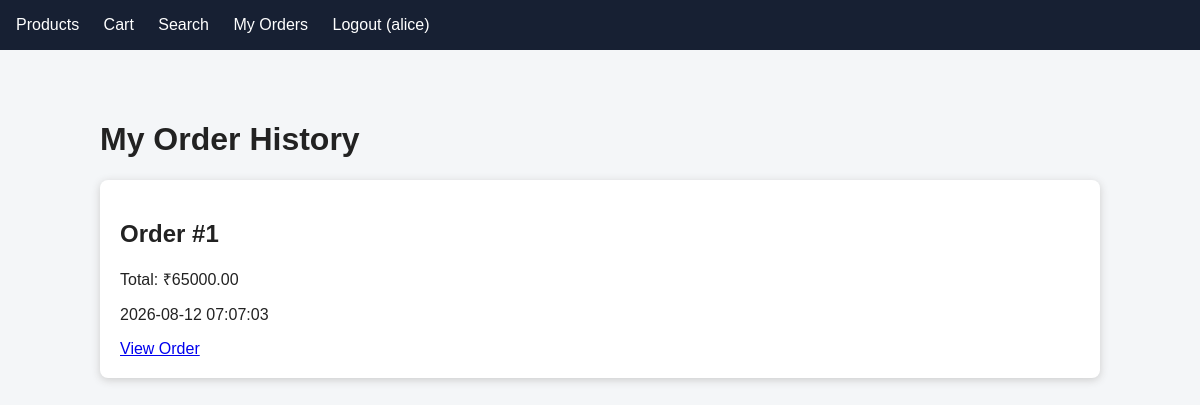
/orders (signed in), run on the app's committed database.
### tables this page shows
CREATE TABLE users (
    id INTEGER PRIMARY KEY AUTOINCREMENT,
    username TEXT UNIQUE NOT NULL,
    password_hash TEXT NOT NULL
);

CREATE TABLE orders (
    id INTEGER PRIMARY KEY AUTOINCREMENT,
    user_id INTEGER NOT NULL,
    total REAL NOT NULL CHECK(total >= 0),
    created_at TIMESTAMP DEFAULT CURRENT_TIMESTAMP,
    FOREIGN KEY(user_id) REFERENCES users(id)
);

### secure_application/src/app.py (the view)
@app.route("/orders")
@login_required
def orders():
    orders_data = get_db().execute(
        """
        SELECT id, total, created_at
        FROM orders
        WHERE user_id = ?
        ORDER BY id DESC
        """,
        (g.user["id"],),
    ).fetchall()
    return render_template(
        "orders.html",
        orders=orders_data,
    )

### secure_application/src/app.py (called while the page is built)
def get_db():
    if "db" not in g:
        g.db = sqlite3.connect(app.config["DATABASE"])
        g.db.row_factory = sqlite3.Row
    return g.db

@app.before_request
def load_user():
    user_id = session.get("user_id")
    if user_id is None:
        g.user = None
    else:
        g.user = get_db().execute(
            "SELECT id, username FROM users WHERE id = ?",
            (user_id,),
        ).fetchone()

def login_required(view):
    @wraps(view)
    def wrapped_view(*args, **kwargs):
        if g.user is None:
            return redirect(url_for("login"))
        return view(*args, **kwargs)
    return wrapped_view

### secure_application/src/templates/orders.html
{% extends "base.html" %}
{% block content %}
<h1>My Order History</h1>
{% if orders %}
{% for order in orders %}
<div class="card">
    <h2>Order #{{ order.id }}</h2>
    <p>Total: ₹{{ "%.2f"|format(order.total) }}</p>
    <p>{{ order.created_at }}</p>
    <a href="{{ url_for('order_detail', order_id=order.id) }}">
        View Order
    </a>
</div>
{% endfor %}
{% else %}
<p>No orders yet.</p>
{% endif %}
{% endblock %}

### secure_application/src/templates/base.html (shortened to what this page needs)
<!doctype html>
<html lang="en">
<head>
</head>
<body>
<nav>
    <a href="{{ url_for('index') }}">Products</a>
    <a href="{{ url_for('cart') }}">Cart</a>
    <a href="{{ url_for('search') }}">Search</a>
    {% if g.user %}
        <a href="{{ url_for('orders') }}">My Orders</a>
        <a href="{{ url_for('logout') }}">Logout ({{ g.user.username }})</a>
    {% else %}
        <a href="{{ url_for('login') }}">Login</a>
    {% endif %}
</nav>
<main>
    {% block content %}{% endblock %}
</main>
</body>
</html>

### secure_application/src/templates/base.html (style rules this page uses)
body { font-family: Arial, sans-serif; background: #f4f6f8; margin: 0; color: #222; }
nav { background: #172033; padding: 16px; }
nav a { color: white; text-decoration: none; margin-right: 20px; }
main { max-width: 1000px; margin: 30px auto; padding: 20px; }
.card { background: white; padding: 20px; border-radius: 8px; box-shadow: 0 2px 8px #ccc; }

### data on the page
users: user.username "alice"
orders: id "1", total "65000.00", created_at "2026-08-12 07:07:03"
